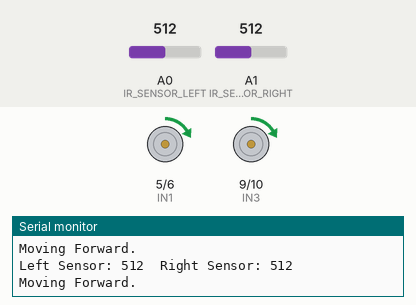
Simulated run of this sketch. Board: Arduino Uno, built with avr-gcc and run on an emulated ATmega328P. On the bench: motor-driver pin pairs drawn as motors (green arrow = first pin HIGH = forward, orange = second pin HIGH = backward, longer = more drive), the last lines printed to the serial monitor. The inputs (shaded band) are chosen by the test bench; at power-on: A0 (IR_SENSOR_LEFT) = 512, A1 (IR_SENSOR_RIGHT) = 512.

Above: at 1.9 s.
2.0 s: A0 (IR_SENSOR_LEFT) set to 716
At 2.8 s:
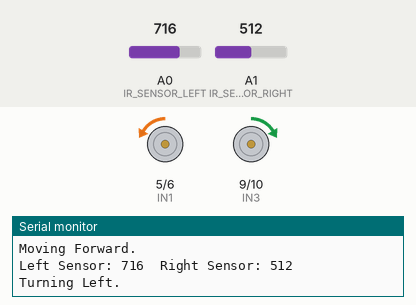
3.7 s: A1 (IR_SENSOR_RIGHT) set to 900
At 5.6 s:
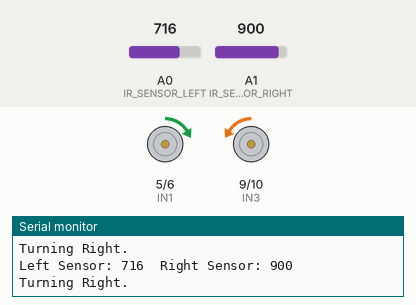
5.9 s: A0 (IR_SENSOR_LEFT) set to 900
At 7.5 s:
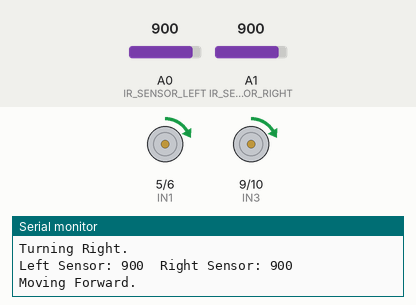
8.1 s: A0 (IR_SENSOR_LEFT) set to 511
At 9.3 s:
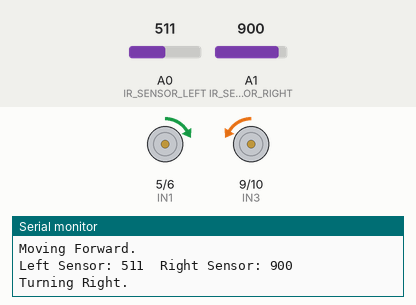
10.3 s: A1 (IR_SENSOR_RIGHT) set to 511
At 12.2 s:
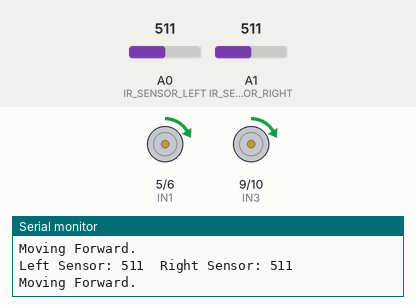
Timing chart, 0 to 13.5 s (numbered marks = the images above; inputs shaded):
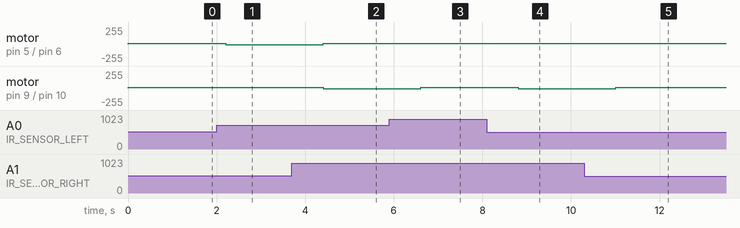

The sketch:

Analoogandur.ino
```cpp
// Motor control pins
const int IN1 = 5;   // Left motor forward
const int IN2 = 6;   // Left motor backward
const int IN3 = 9;   // Right motor forward
const int IN4 = 10;  // Right motor backward

// IR sensor pins
const int IR_SENSOR_LEFT = A0;  // Left IR sensor pin
const int IR_SENSOR_RIGHT = A1; // Right IR sensor pin

// Motor speed (PWM value)
int motorSpeed = 10; // PWM speed (0–255)

// Threshold for comparison (sensitivity for matching values)
int threshold = 5;  // Mõõtsime tulemusi ning 5ga võiks juba otse minna

void setup() {
  // Set motor pins as output
  pinMode(IN1, OUTPUT);
  pinMode(IN2, OUTPUT);
  pinMode(IN3, OUTPUT);
  pinMode(IN4, OUTPUT);

  Serial.begin(9600);
}

void loop() {
  int leftSensorValue = analogRead(IR_SENSOR_LEFT);
  int rightSensorValue = analogRead(IR_SENSOR_RIGHT);

  Serial.print("Left Sensor: ");//Kui loeme serial printi ss võib jätta, aga muidu pole esmatähtis
  Serial.print(leftSensorValue);
  Serial.print("  Right Sensor: ");
  Serial.println(rightSensorValue);

  int diff = abs(leftSensorValue - rightSensorValue);//

  if (diff > threshold) {
    if (leftSensorValue > rightSensorValue) {
      turnLeft();
      Serial.println("Turning Left.");
      delay(1000);
    } else {
      turnRight();
      Serial.println("Turning Right.");
      delay(1000);
    }
  } else {
    moveForward();
    Serial.println("Moving Forward.");
    delay(1000);
  }

  delay(100);
}

void moveForward() {
  analogWrite(IN1, motorSpeed);     // Left motor forward
  digitalWrite(IN2, LOW);
  analogWrite(IN3, motorSpeed);     // Right motor forward
  digitalWrite(IN4, LOW);
}


// Reversed moveBackward
void moveBackward() {
  analogWrite(IN1, motorSpeed);
  digitalWrite(IN2, LOW);
  analogWrite(IN3, motorSpeed);
  digitalWrite(IN4, LOW);
}

// Reversed turnLeft
void turnLeft() {
  digitalWrite(IN1, LOW);
  analogWrite(IN2, motorSpeed);     // Left wheel backward
  analogWrite(IN3, motorSpeed);     // Right wheel forward
  digitalWrite(IN4, LOW);
}


// Reversed turnRight
void turnRight() {
  analogWrite(IN1, motorSpeed);     // Left wheel forward
  digitalWrite(IN2, LOW);
  digitalWrite(IN3, LOW);
  analogWrite(IN4, motorSpeed);     // Right wheel backward
}
```

Measured:
- after the input at 2.0 s, motor on pin 5 (IN1) / pin 6 (IN2): forward 10/255 → backward 10/255 after 0.20 s
- after the input at 3.7 s, motor on pin 5 (IN1) / pin 6 (IN2): backward 10/255 → forward 10/255 after 0.70 s; motor on pin 9 (IN3) / pin 10 (IN4): forward 10/255 → backward 10/255 after 0.70 s
- after the input at 5.9 s, motor on pin 9 (IN3) / pin 10 (IN4): backward 10/255 → forward 10/255 after 0.71 s
- after the input at 8.1 s, motor on pin 9 (IN3) / pin 10 (IN4): forward 10/255 → backward 10/255 after 0.71 s
- after the input at 10.3 s, motor on pin 9 (IN3) / pin 10 (IN4): backward 10/255 → forward 10/255 after 0.71 s
